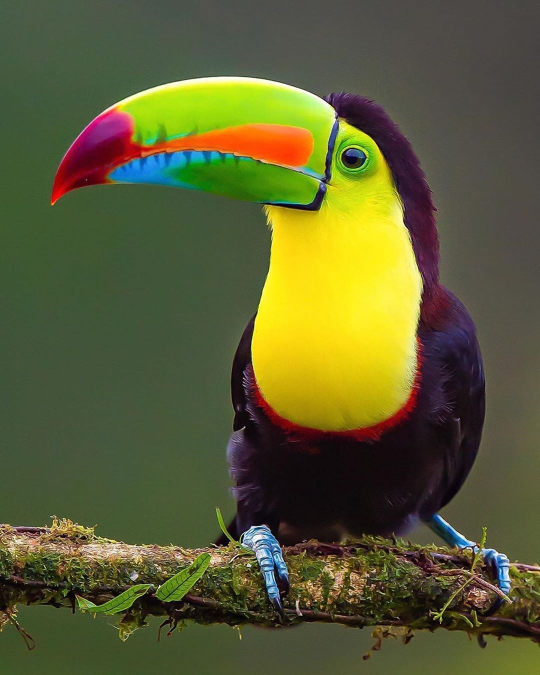
%> input picture MODULE 4 - TNI/TP/TP/TP1/oiseau.jpg, 1080 x 1350 px (shown at 1/2 size)
$ octave tp1.m   (GNU Octave 9; MATLAB toolbox functions it lacks are replaced by stand-ins)
%> lines starting %> are read from the running program, lines starting %| are printed output that depends on the picture; in (x1, y1, x2, y2) boxes, pixels count from 0 and x2, y2 are one past the last pixel; in counts of white or black regions, pixels touching at a corner belong together; the program's own positions count from 1

%============ TP1 : BAHIDA--YOUSSEF : 09-03-2026 : 23:30 ============

% Question 1 ---------------------------------------------

    % Lire une image d'un oiseau.jpg
    image = imread("oiseau.jpg");
%> image is the input picture: size 1350x1080x3 uint8; mean R, G, B 92.4, 93.5, 51.9

    % Afficher l'image
    imshow(image);

    % Construire la composante rouge de l'image (-r,g,b)
    compos_rouge = zeros(size(image),"uint8");
    compos_rouge(:,:,1) = image(:,:,1);
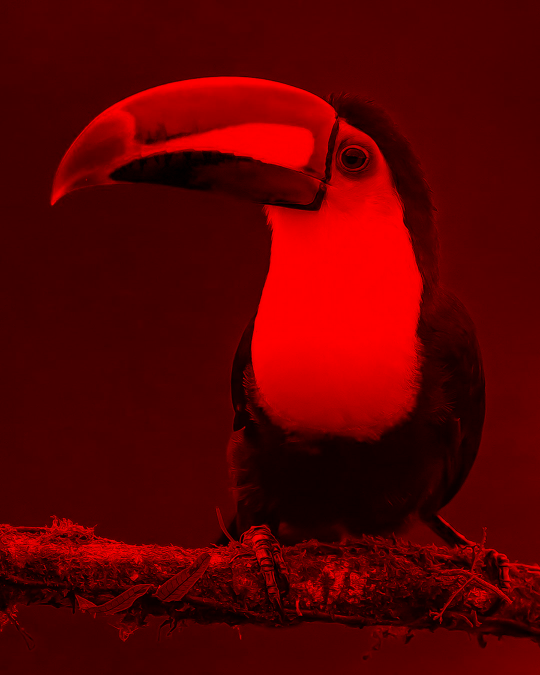
%> compos_rouge: size 1350x1080x3 uint8 (shown at 1/2 size); mean R, G, B 92.4, 0, 0
    imshow(compos_rouge);
    % Construire la composante verte de l'image (r,-g,b)
    compos_verte = zeros(size(image),"uint8");
    compos_verte(:,:,2) = image(:,:,2);
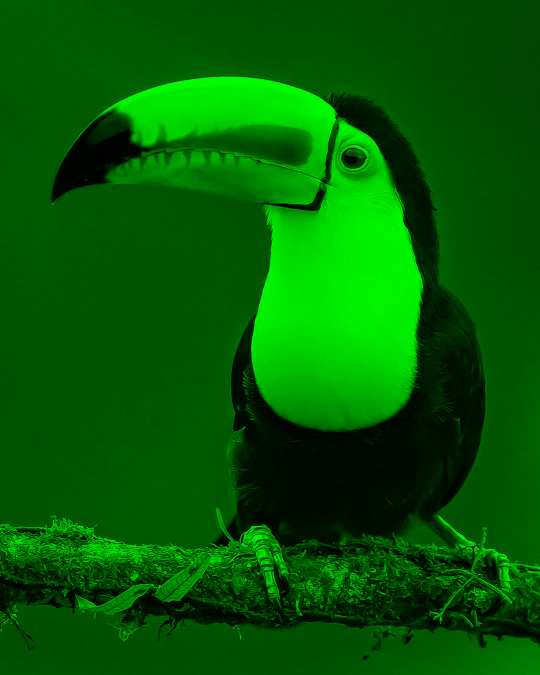
%> compos_verte: size 1350x1080x3 uint8 (shown at 1/2 size); mean R, G, B 0, 93.5, 0
    imshow(compos_verte);
    % Construire la composante bleue de l'image (r,g,-b)
    compos_bleue = zeros(size(image),"uint8");
    compos_bleue(:,:,3) = image(:,:,3);
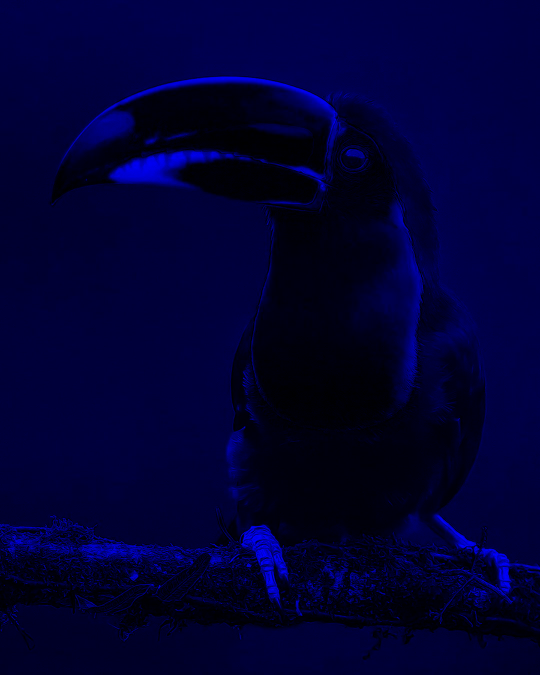
%> compos_bleue: size 1350x1080x3 uint8 (shown at 1/2 size); mean R, G, B 0, 0, 51.9
    imshow(compos_bleue);


% Question 2 ---------------------------------------------

    % Conversions
    dbImg = double(image);
    db255Img = double(image)/ 255;
    dbfuncImg = im2double(image);

    % Affichage
    imshow(dbImg);       % Majorité des valeurs > 1.0 donc que des blancs

    imshow(db255Img);    % des valeurs entre 0.0 et 1.0, matlab comprend
                         % type double entre 0.0 et 1.0 (manuel)

    imshow(dbfuncImg);   % des valeurs entre 0.0 et 1.0, mais
                         % automatiquement via fonction imageToDouble


% Question 3 ---------------------------------------------

    % Conversion au niveau de gris
    grayImg = im2gray(image);
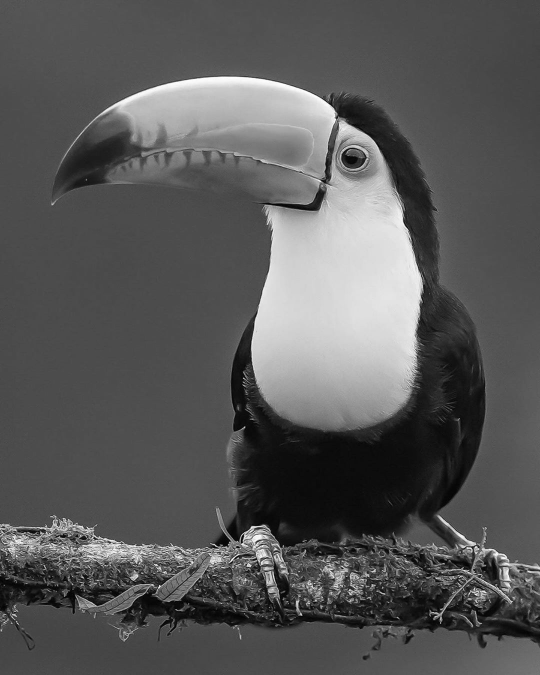
%> grayImg: size 1350x1080 uint8 (shown at 1/2 size); min 0, max 255, mean 88.4
    binImg  = imbinarize(grayImg);
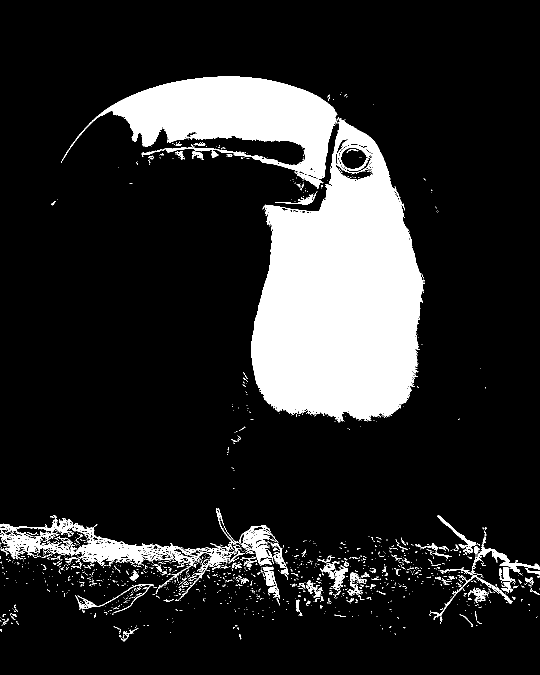
%> binImg: size 1350x1080 logical (shown at 1/2 size); 15.4% white; 1544 white regions (1390 under 20 px), largest, box (x1, y1, x2, y2) and area: (502, 237, 847, 845) 139065, (122, 153, 675, 358) 51459, (0, 1016, 472, 1199) 12027
    [indice,rgbMat] = rgb2ind(image,16); % réduire les couleurs à 16
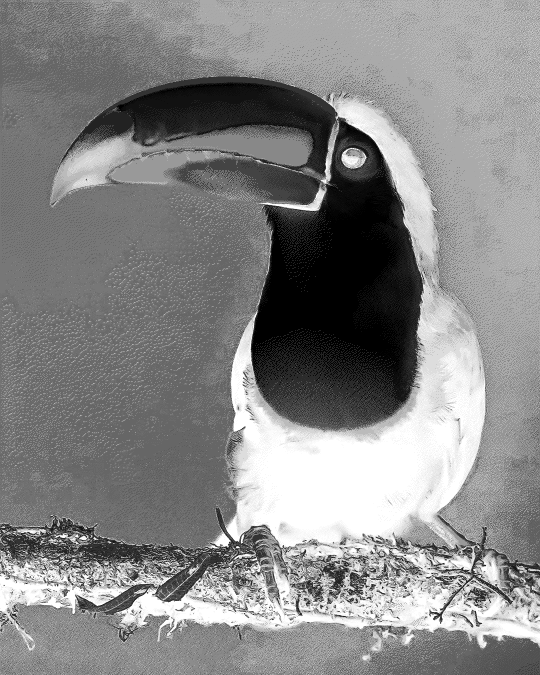
%> indice: size 1350x1080 uint8 (shown at 1/2 size); min 0, max 15, mean 7.9; drawn with min black and max white
%> rgbMat = 16 rows, first 12: [0.969 0.894 0.11; 0.702 0.78 0.0627; 0.663 0.573 0.439; 0.882 0.878 0.671; 0.247 0.537 0.0471; 0.475 0.447 0.184; 0.282 0.341 0.231; 0.251 0.329 0.192; 0.961 0.376 0.0667; 0.153 0.518 0.706; 0.325 0.318 0.282; 0.49 0.0431 0.11]

    % Affichage  avec subplot
    figure('Name',"Traitement d'une image");

    subplot(2,3,1);imshow(grayImg);title("Intensité");
    subplot(2,3,2);imshow(binImg);title("binaire");
    subplot(2,3,3);imshow(indice,rgbMat);title("indexée");
%> after `imshow(indice,rgbMat)`:
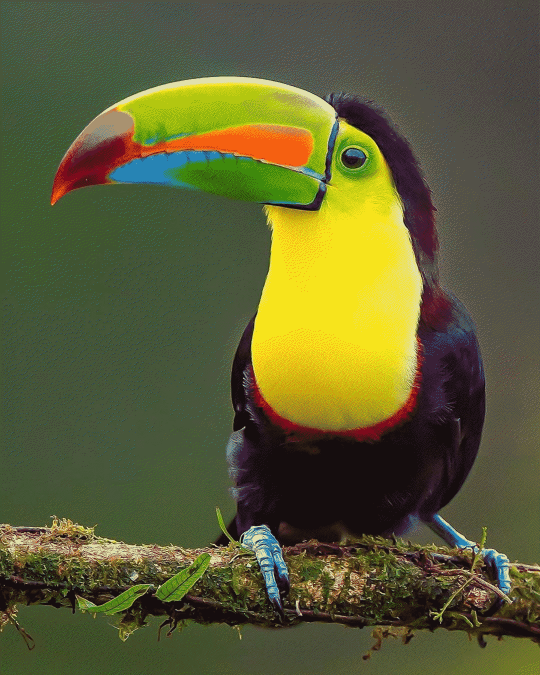
%> displayed picture: size 1350x1080x3, on the screen's scale of 0 to 255 (shown at 1/2 size); mean R, G, B 92.6, 93.3, 52.8

    subplot(2,3,4);imshow(compos_rouge);title("composante rouge");
    subplot(2,3,5);imshow(compos_verte);title("composante verte");
    subplot(2,3,6);imshow(compos_bleue);title("composante bleue");

    % [35 lines of commented-out code are left out]
